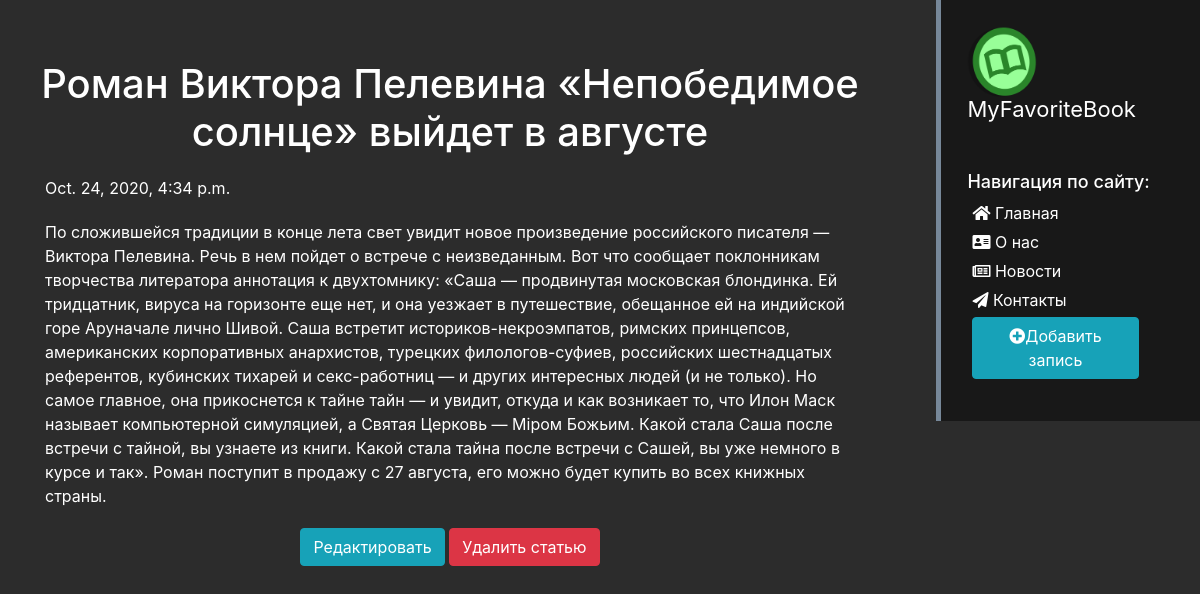
/news/6, run on the app's committed database.
### article/models.py (models this page shows, shortened)
class articles(models.Model):
    STATUS_CHOICES = (
        ('draft', 'Draft'),
        ('published', 'Published'),
    )
    title = models.CharField('Заголовок', max_length=150)
    anons = models.CharField('Анонс', max_length=250)
    body = models.TextField('Статья')
    date = models.DateTimeField("Дата публикации", default=timezone.now)
    status = models.CharField(max_length=10, choices=STATUS_CHOICES, default='draft')
    class Meta:
        ordering = ('-date',)

### article/views.py (the view)
# urls.py: path('<int:pk>', views.NewDetailView.as_view(), name='news-detail'),
class NewDetailView(DetailView):
    model = articles
    template_name = 'article/detail_view.html'
    context_object_name = 'article'

### main/templates/article/detail_view.html (shortened to what this page needs)
{% extends "news/base.html" %}
{% block content %}
    <div class="features">
        <h1> {{ article.title }} </h1>
        <p> {{ article.date }} </p>
        <p> {{ article.body }} </p>
        <a href="{% url 'update-detail' article.id %}" class="btn btn-info" type="submit">Редактировать</a>
        <a href="{% url 'delete-detail' article.id %}" class="btn btn-danger" type="submit">Удалить статью</a>
    </div>
{% endblock %}

### main/static/news/css/main.css (style rules this page uses)
body { background: #2c2c2c; }

### main/static/news/css/index.css (style rules this page uses)
main .features { float: left; color: #fff; margin-top: 60px; text-align: center; width: 75%; }
main .features h1 { font-size: 40px; }
main .features p { max-width: 90%; margin: 20px auto; text-align: left; }

### main/static/news/css/article.css (style rules this page uses)
h1 { text-align: center; }

### data on the page
articles: title "Роман Виктора Пелевина «Непобедимое солнце» выйдет в августе", date "Oct. 24, 2020, 4:34 p.m.", body "По сложившейся традиции в конце лета свет увидит новое произведение российского писателя — Виктора Пелевина. Речь в нем пойдет о встрече с неизведанным. Вот что сообщает поклонникам творчества литератора аннотация к двухтомнику: «Саша — продвинутая московская блондинка. Ей тридцатник, вируса на горизонте еще нет, и она уезжает в путешествие, обещанное ей на индийской горе Аруначале лично Шивой. Саша встретит историков-некроэмпатов, римских принцепсов, американских корпоративных анархистов, турецких филологов-суфиев, российских шестнадцатых референтов, кубинских тихарей и секс-работниц — и других интересных людей (и не только). Но самое главное, она прикоснется к тайне тайн — и увидит,…"
